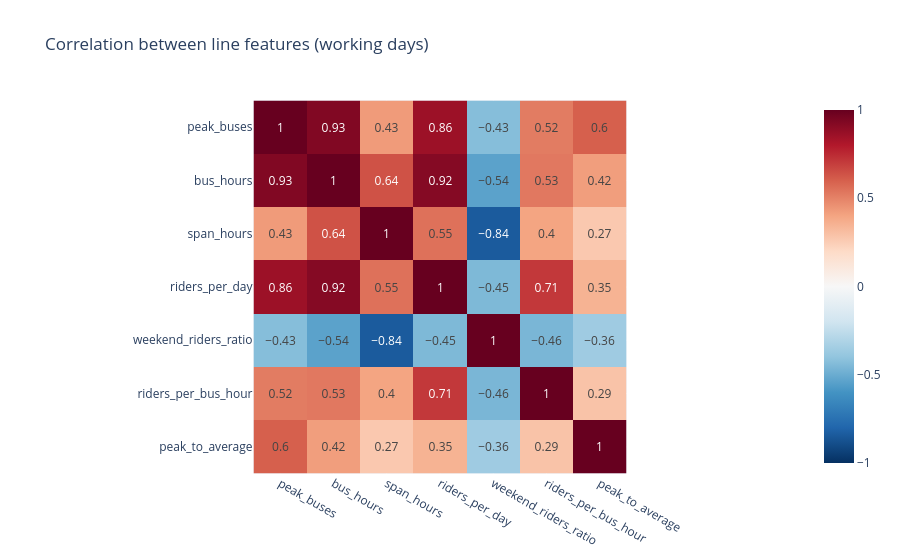

The notebook cell this image was saved under:
### Markdown cell above
**Feature correlation.** Pairs above |r| = 0.8 carry the same information; keep one of each when weighting lines in §7 of the main notebook.

### Code cell
corr = features.corr()
px.imshow(corr.round(2), text_auto=True, zmin=-1, zmax=1, color_continuous_scale="RdBu_r",
          title="Correlation between line features (working days)").show()
pairs = corr.where(np.triu(np.ones(corr.shape, dtype=bool), k=1)).stack()
print("Highly correlated pairs (|r| > 0.8), keep one of each for modelling:")
display(pairs[pairs.abs() > 0.8].round(2).to_frame("r"))

### Figure 1 — Plotly figure (JSON) as saved in the notebook; plotly's stock layout.template omitted (floating-point values rounded to 4 significant figures)
{"data": [{"coloraxis": "coloraxis", "hovertemplate": "x: %{x}<br>y: %{y}<br>color: %{z}<extra></extra>", "name": "0", "texttemplate": "%{z}", "type": "heatmap", "x": ["peak_buses", "bus_hours", "span_hours", "riders_per_day", "weekend_riders_ratio", "riders_per_bus_hour", "peak_to_average"], "xaxis": "x", "y": ["peak_buses", "bus_hours", "span_hours", "riders_per_day", "weekend_riders_ratio", "riders_per_bus_hour", "peak_to_average"], "yaxis": "y", "z": [[1.0, 0.93, 0.43, 0.86, -0.43, 0.52, 0.6], [0.93, 1.0, 0.64, 0.92, -0.54, 0.53, 0.42], [0.43, 0.64, 1.0, 0.55, -0.84, 0.4, 0.27], [0.86, 0.92, 0.55, 1.0, -0.45, 0.71, 0.35], [-0.43, -0.54, -0.84, -0.45, 1.0, -0.46, -0.36], [0.52, 0.53, 0.4, 0.71, -0.46, 1.0, 0.29], [0.6, 0.42, 0.27, 0.35, -0.36, 0.29, 1.0]]}], "layout": {"coloraxis": {"autocolorscale": false, "cmax": 1, "cmin": -1, "colorscale": [[0.0, "rgb(5,48,97)"], [0.1, "rgb(33,102,172)"], [0.2, "rgb(67,147,195)"], [0.3, "rgb(146,197,222)"], [0.4, "rgb(209,229,240)"], [0.5, "rgb(247,247,247)"], [0.6, "rgb(253,219,199)"], [0.7, "rgb(244,165,130)"], [0.8, "rgb(214,96,77)"], [0.9, "rgb(178,24,43)"], [1.0, "rgb(103,0,31)"]]}, "title": {"text": "Correlation between line features (working days)"}, "xaxis": {"anchor": "y", "constrain": "domain", "domain": [0.0, 1.0], "scaleanchor": "y"}, "yaxis": {"anchor": "x", "autorange": "reversed", "constrain": "domain", "domain": [0.0, 1.0]}}}
